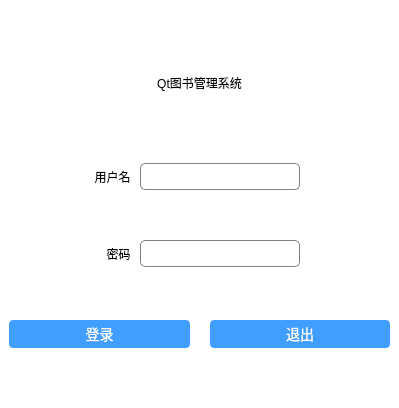
<?xml version="1.0" encoding="UTF-8"?>
<ui version="4.0">
 <class>Dlg_Login</class>
 <widget class="QDialog" name="Dlg_Login">
  <property name="geometry">
   <rect>
    <x>0</x>
    <y>0</y>
    <width>399</width>
    <height>408</height>
   </rect>
  </property>
  <property name="windowTitle">
   <string>登录</string>
  </property>
  <property name="styleSheet">
   <string notr="true">QLabel#lb_title{font: 38px '方正姚体';}
QLabel#lb_txt1, QLabel#lb_txt2{font: 18px '楷体';}
QLineEdit{border-radius: 5px; min-height: 25px; border: 1px solid gray;}
QPushButton{border-radius: 4px; background: #409eff; color: white; font-size: 14px;}
QWidget#bg{background: white;}</string>
  </property>
  <layout class="QGridLayout" name="gridLayout">
   <property name="leftMargin">
    <number>0</number>
   </property>
   <property name="topMargin">
    <number>0</number>
   </property>
   <property name="rightMargin">
    <number>0</number>
   </property>
   <property name="bottomMargin">
    <number>0</number>
   </property>
   <property name="spacing">
    <number>0</number>
   </property>
   <item row="0" column="0">
    <widget class="QWidget" name="bg" native="true">
     <layout class="QGridLayout" name="gridLayout_2">
      <item row="2" column="1" colspan="2">
       <widget class="QLineEdit" name="le_password">
        <property name="maximumSize">
         <size>
          <width>160</width>
          <height>16777215</height>
         </size>
        </property>
        <property name="alignment">
         <set>Qt::AlignLeading|Qt::AlignLeft|Qt::AlignVCenter</set>
        </property>
       </widget>
      </item>
      <item row="0" column="0" colspan="3">
       <widget class="QLabel" name="lb_title">
        <property name="maximumSize">
         <size>
          <width>16777215</width>
          <height>60</height>
         </size>
        </property>
        <property name="text">
         <string>Qt图书管理系统</string>
        </property>
        <property name="alignment">
         <set>Qt::AlignCenter</set>
        </property>
       </widget>
      </item>
      <item row="3" column="0" colspan="3">
       <widget class="QWidget" name="widget" native="true">
        <property name="maximumSize">
         <size>
          <width>16777215</width>
          <height>35</height>
         </size>
        </property>
        <layout class="QGridLayout" name="gridLayout_3">
         <property name="leftMargin">
          <number>0</number>
         </property>
         <property name="topMargin">
          <number>0</number>
         </property>
         <property name="rightMargin">
          <number>0</number>
         </property>
         <property name="bottomMargin">
          <number>0</number>
         </property>
         <property name="horizontalSpacing">
          <number>20</number>
         </property>
         <property name="verticalSpacing">
          <number>0</number>
         </property>
         <item row="0" column="0">
          <widget class="QPushButton" name="btn_login">
           <property name="minimumSize">
            <size>
             <width>0</width>
             <height>28</height>
            </size>
           </property>
           <property name="text">
            <string>登录</string>
           </property>
          </widget>
         </item>
         <item row="0" column="1">
          <widget class="QPushButton" name="btn_exit">
           <property name="minimumSize">
            <size>
             <width>0</width>
             <height>28</height>
            </size>
           </property>
           <property name="text">
            <string>退出</string>
           </property>
          </widget>
         </item>
        </layout>
       </widget>
      </item>
      <item row="1" column="0">
       <widget class="QLabel" name="lb_txt1">
        <property name="text">
         <string>用户名 </string>
        </property>
        <property name="alignment">
         <set>Qt::AlignRight|Qt::AlignTrailing|Qt::AlignVCenter</set>
        </property>
       </widget>
      </item>
      <item row="2" column="0">
       <widget class="QLabel" name="lb_txt2">
        <property name="text">
         <string>密码 </string>
        </property>
        <property name="alignment">
         <set>Qt::AlignRight|Qt::AlignTrailing|Qt::AlignVCenter</set>
        </property>
       </widget>
      </item>
      <item row="1" column="1" colspan="2">
       <widget class="QLineEdit" name="le_user">
        <property name="maximumSize">
         <size>
          <width>160</width>
          <height>16777215</height>
         </size>
        </property>
        <property name="alignment">
         <set>Qt::AlignLeading|Qt::AlignLeft|Qt::AlignVCenter</set>
        </property>
       </widget>
      </item>
     </layout>
    </widget>
   </item>
  </layout>
 </widget>
 <resources/>
 <connections/>
</ui>
